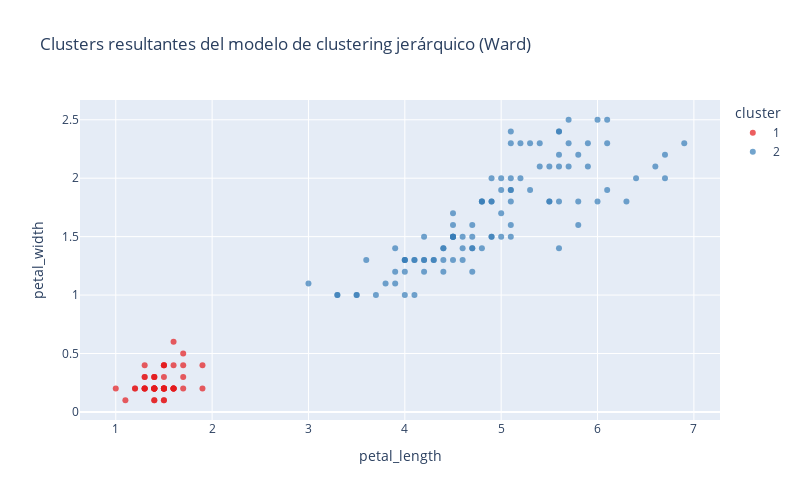

Notebook code for this chart:
### Code cell
# Visualizamos los clusters obtenidos por el modelo de clustering jerárquico
df_test = X_iris.copy()
df_test['cluster'] = labels

visualizar_clusters_plotly(
    df=df_test,
    columna_x='petal_length',
    columna_y='petal_width',
    columna_cluster='cluster',
    etiqueta_x='Longitud del pétalo (cm)',
    etiqueta_y='Anchura del pétalo (cm)',
    titulo='Clusters resultantes del modelo de clustering jerárquico (Ward)',
)

### Figure 1 — Plotly figure (JSON) as saved in the notebook; plotly's stock layout.template omitted (floating-point values rounded to 4 significant figures)
{"data": [{"hovertemplate": "cluster=1<br>petal_length=%{x}<br>petal_width=%{y}<extra></extra>", "legendgroup": "1", "marker": {"color": "rgb(228,26,28)", "opacity": 0.7, "symbol": "circle"}, "mode": "markers", "name": "1", "orientation": "v", "showlegend": true, "type": "scatter", "x": [1.4, 1.4, 1.3, 1.5, 1.4, 1.7, 1.4, 1.5, 1.4, 1.5, 1.5, 1.6, 1.4, 1.1, 1.2, 1.5, 1.3, 1.4, 1.7, 1.5, 1.7, 1.5, 1.0, 1.7, 1.9, 1.6, 1.6, 1.5, 1.4, 1.6, 1.6, 1.5, 1.5, 1.4, 1.5, 1.2, 1.3, 1.4, 1.3, 1.5, 1.3, 1.3, 1.3, 1.6, 1.9, 1.4, 1.6, 1.4, 1.5, 1.4], "xaxis": "x", "y": [0.2, 0.2, 0.2, 0.2, 0.2, 0.4, 0.3, 0.2, 0.2, 0.1, 0.2, 0.2, 0.1, 0.1, 0.2, 0.4, 0.4, 0.3, 0.3, 0.3, 0.2, 0.4, 0.2, 0.5, 0.2, 0.2, 0.4, 0.2, 0.2, 0.2, 0.2, 0.4, 0.1, 0.2, 0.2, 0.2, 0.2, 0.1, 0.2, 0.2, 0.3, 0.3, 0.2, 0.6, 0.4, 0.3, 0.2, 0.2, 0.2, 0.2], "yaxis": "y"}, {"hovertemplate": "cluster=2<br>petal_length=%{x}<br>petal_width=%{y}<extra></extra>", "legendgroup": "2", "marker": {"color": "rgb(55,126,184)", "opacity": 0.7, "symbol": "circle"}, "mode": "markers", "name": "2", "orientation": "v", "showlegend": true, "type": "scatter", "x": [4.7, 4.5, 4.9, 4.0, 4.6, 4.5, 4.7, 3.3, 4.6, 3.9, 3.5, 4.2, 4.0, 4.7, 3.6, 4.4, 4.5, 4.1, 4.5, 3.9, 4.8, 4.0, 4.9, 4.7, 4.3, 4.4, 4.8, 5.0, 4.5, 3.5, 3.8, 3.7, 3.9, 5.1, 4.5, 4.5, 4.7, 4.4, 4.1, 4.0, 4.4, 4.6, 4.0, 3.3, 4.2, 4.2, 4.2, 4.3, 3.0, 4.1, 6.0, 5.1, 5.9, 5.6, 5.8, 6.6, 4.5, 6.3, 5.8, 6.1, 5.1, 5.3, 5.5, 5.0, 5.1, 5.3, 5.5, 6.7, 6.9, 5.0, 5.7, 4.9, 6.7, 4.9, 5.7, 6.0, 4.8, 4.9, 5.6, 5.8, 6.1, 6.4, 5.6, 5.1, 5.6, 6.1, 5.6, 5.5, 4.8, 5.4, 5.6, 5.1, 5.1, 5.9, 5.7, 5.2, 5.0, 5.2, 5.4, 5.1], "xaxis": "x", "y": [1.4, 1.5, 1.5, 1.3, 1.5, 1.3, 1.6, 1.0, 1.3, 1.4, 1.0, 1.5, 1.0, 1.4, 1.3, 1.4, 1.5, 1.0, 1.5, 1.1, 1.8, 1.3, 1.5, 1.2, 1.3, 1.4, 1.4, 1.7, 1.5, 1.0, 1.1, 1.0, 1.2, 1.6, 1.5, 1.6, 1.5, 1.3, 1.3, 1.3, 1.2, 1.4, 1.2, 1.0, 1.3, 1.2, 1.3, 1.3, 1.1, 1.3, 2.5, 1.9, 2.1, 1.8, 2.2, 2.1, 1.7, 1.8, 1.8, 2.5, 2.0, 1.9, 2.1, 2.0, 2.4, 2.3, 1.8, 2.2, 2.3, 1.5, 2.3, 2.0, 2.0, 1.8, 2.1, 1.8, 1.8, 1.8, 2.1, 1.6, 1.9, 2.0, 2.2, 1.5, 1.4, 2.3, 2.4, 1.8, 1.8, 2.1, 2.4, 2.3, 1.9, 2.3, 2.5, 2.3, 1.9, 2.0, 2.3, 1.8], "yaxis": "y"}], "layout": {"coloraxis": {"colorbar": {"title": {"text": "Cluster"}}}, "height": 500, "legend": {"title": {"text": "cluster"}, "tracegroupgap": 0}, "title": {"text": "Clusters resultantes del modelo de clustering jerárquico (Ward)"}, "width": 800, "xaxis": {"anchor": "y", "domain": [0, 1], "title": {"text": "petal_length"}}, "yaxis": {"anchor": "x", "domain": [0, 1], "title": {"text": "petal_width"}}}}
